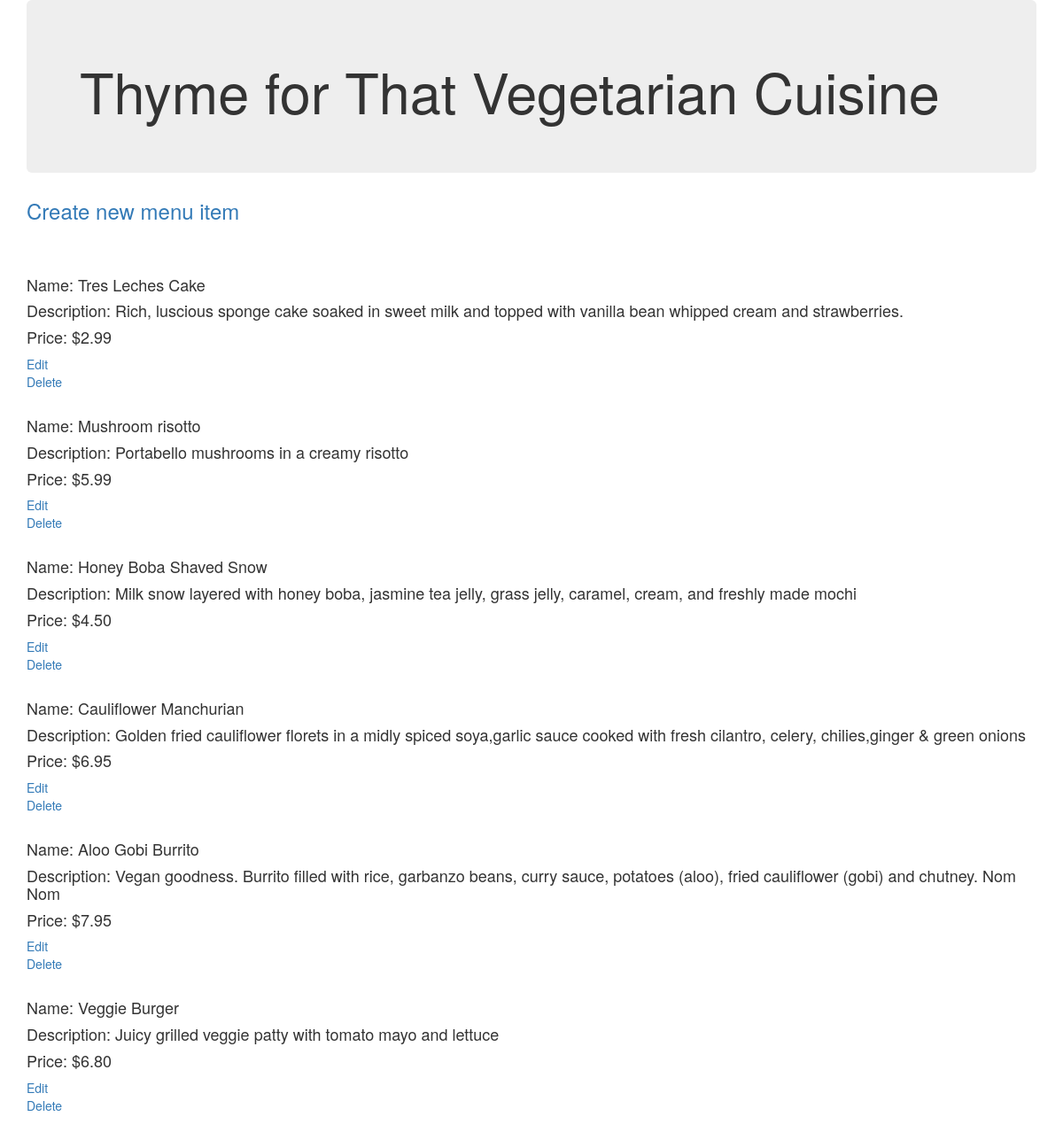
The app's page /restaurant/4/menu with its own data.
### tables this page shows
CREATE TABLE restaurant (
	id INTEGER NOT NULL, 
	name VARCHAR(250) NOT NULL, 
	PRIMARY KEY (id)
);

CREATE TABLE menu_item (
	name VARCHAR(80) NOT NULL, 
	id INTEGER NOT NULL, 
	description VARCHAR(250), 
	price VARCHAR(8), 
	course VARCHAR(250), 
	restaurant_id INTEGER, 
	PRIMARY KEY (id), 
	FOREIGN KEY(restaurant_id) REFERENCES restaurant (id)
);

### webserver.py (the view)
@app.route("/restaurant/<int:restaurantId>/menu")
def menu(restaurantId):
    try:
        c, conn = getConnection()
        c.execute("SELECT name FROM restaurant WHERE id= " + str(restaurantId))
        title = c.fetchall()[0]
        c.execute('SELECT * FROM menu_item WHERE restaurant_id =' + str(restaurantId))
        return render_template('index.html', menu=c.fetchall(), title=title[0], restaurantId=restaurantId)
    except Exception as e:
        print(e)

### webserver.py (called while the page is built)
def getConnection():
    conn = sqlite3.connect("restaurantmenu.db")
    c = conn.cursor()
    return c, conn

### templates/index.html (shortened to what this page needs)
<!DOCTYPE html>
<html lang="en">
<head>
    <link href="https://maxcdn.bootstrapcdn.com/bootstrap/3.3.7/css/bootstrap.min.css" rel="stylesheet">
</head>
<body>
<div class="container">
    <div class="jumbotron">
        <h1 class="title">{{ title }}</h1>
    </div>
        <h3><a href="{{ url_for('newMenuItem' , restaurantId = restaurantId) }}">Create new menu item</a></h3>
        <br>
        <br>
        {% for row in menu %}
            <div>
                <h4>Name: {{ row[0] }}<br></h4>
                <h4>Description: {{ row[2] }}<br></h4>
                <h4>Price: {{ row[3] }}<br></h4>
                <a href="{{ url_for('editMenuItem',restaurantId = restaurantId , menuId = row[1]) }}">Edit</a>
                <br>
                <a href="{{ url_for('deleteMenuItem',restaurantId = restaurantId , menuId = row[1]) }}">Delete</a>
                <br><br>
            </div>
        {% endfor %}
</div>
</body>
</html>

### records on screen
restaurant: name "Thyme for That Vegetarian Cuisine"
menu_item: name "Tres Leches Cake", description "Rich, luscious sponge cake soaked in sweet milk and topped with vanilla bean whipped cream and strawberries.", price "$2.99"
menu_item: name "Mushroom risotto", description "Portabello mushrooms in a creamy risotto", price "$5.99"
menu_item: name "Honey Boba Shaved Snow", description "Milk snow layered with honey boba, jasmine tea jelly, grass jelly, caramel, cream, and freshly made mochi", price "$4.50"
menu_item: name "Cauliflower Manchurian", description "Golden fried cauliflower florets in a midly spiced soya,garlic sauce cooked with fresh cilantro, celery, chilies,ginger & green onions", price "$6.95"
menu_item: name "Aloo Gobi Burrito", description "Vegan goodness. Burrito filled with rice, garbanzo beans, curry sauce, potatoes (aloo), fried cauliflower (gobi) and chutney. Nom Nom", price "$7.95"
menu_item: name "Veggie Burger", description "Juicy grilled veggie patty with tomato mayo and lettuce", price "$6.80"
